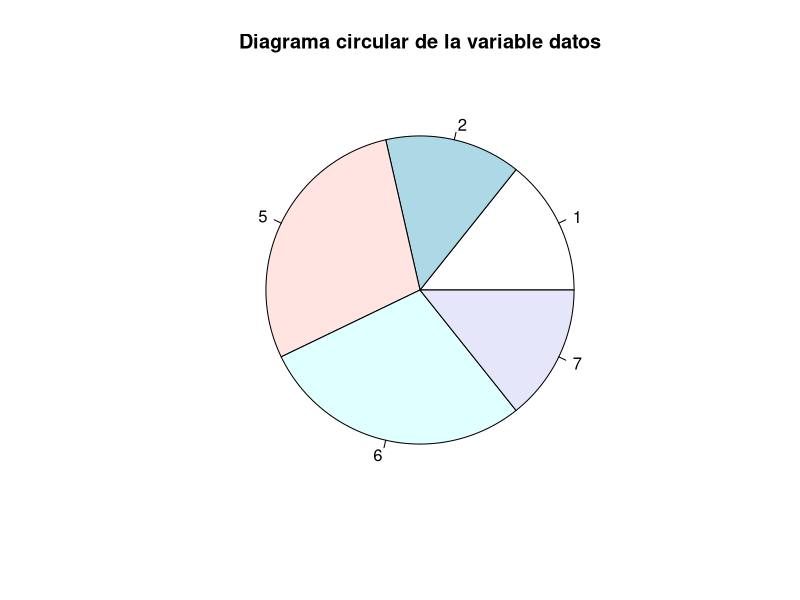
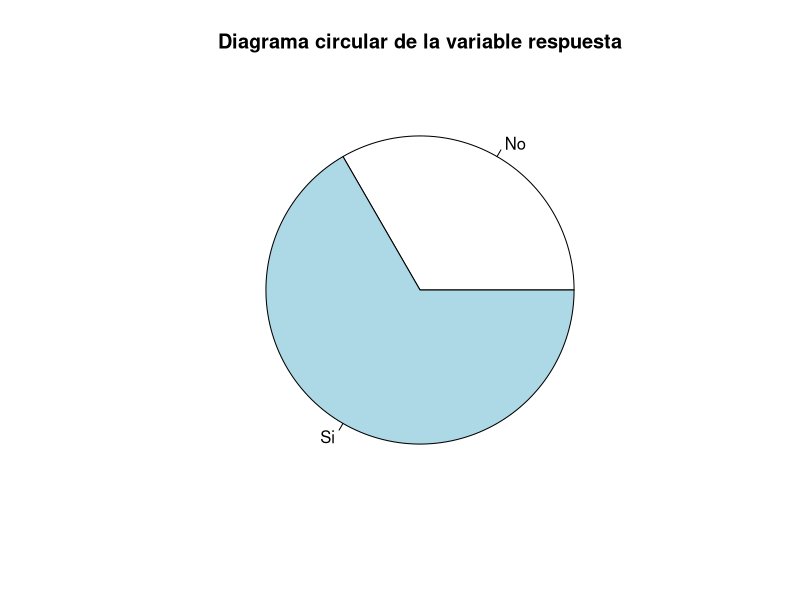
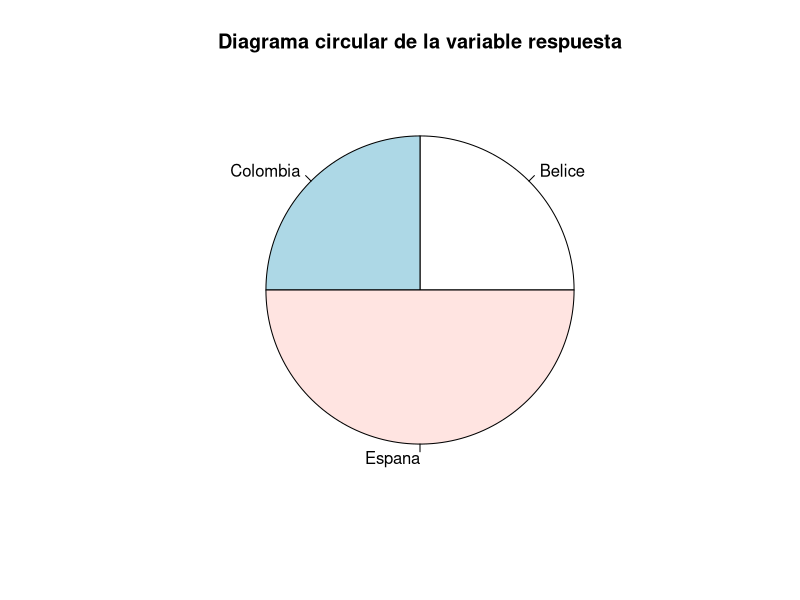

These figures' R source, in order:
## ---- chunk 1
knitr::opts_chunk$set(echo = TRUE)
## ---- chunk 2
data = sample(1:7, size = 7, replace = TRUE)
data

pie(table(data), main = "Diagrama circular de la variable datos")

## ---- chunk 3

respuestas = c("Si", "No", "Si", "No", "Si", "Si")
pie(table(respuestas), main = "Diagrama circular de la variable respuesta")

## ---- chunk 4
paises = c("Espana", "Belice", "Colombia", "Espana")
pie(table(paises), main = "Diagrama circular de la variable respuesta")
